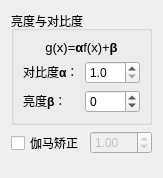
<?xml version="1.0" encoding="UTF-8"?>
<ui version="4.0">
 <class>BCGAdjustment</class>
 <widget class="QWidget" name="BCGAdjustment">
  <property name="geometry">
   <rect>
    <x>0</x>
    <y>0</y>
    <width>163</width>
    <height>178</height>
   </rect>
  </property>
  <property name="windowTitle">
   <string>Form</string>
  </property>
  <layout class="QVBoxLayout" name="verticalLayout_2">
   <item>
    <widget class="QGroupBox" name="groupBox">
     <property name="title">
      <string>亮度与对比度</string>
     </property>
     <layout class="QHBoxLayout" name="horizontalLayout">
      <item>
       <layout class="QVBoxLayout" name="verticalLayout">
        <item>
         <widget class="QLabel" name="label">
          <property name="text">
           <string>&lt;html&gt;&lt;head/&gt;&lt;body&gt;&lt;p align=&quot;center&quot;&gt;&lt;span style=&quot; font-size:10pt;&quot;&gt;g(x)=&lt;/span&gt;&lt;span style=&quot; font-size:10pt; font-weight:700;&quot;&gt;α&lt;/span&gt;&lt;span style=&quot; font-size:10pt;&quot;&gt;f(x)+&lt;/span&gt;&lt;span style=&quot; font-size:10pt; font-weight:700;&quot;&gt;β&lt;/span&gt;&lt;/p&gt;&lt;/body&gt;&lt;/html&gt;</string>
          </property>
         </widget>
        </item>
        <item>
         <layout class="QFormLayout" name="formLayout">
          <item row="0" column="0">
           <widget class="QLabel" name="label_2">
            <property name="text">
             <string>&lt;html&gt;&lt;head/&gt;&lt;body&gt;&lt;p&gt;对比度&lt;span style=&quot; font-weight:700;&quot;&gt;α&lt;/span&gt;：&lt;/p&gt;&lt;/body&gt;&lt;/html&gt;</string>
            </property>
           </widget>
          </item>
          <item row="1" column="0">
           <widget class="QLabel" name="label_3">
            <property name="text">
             <string>&lt;html&gt;&lt;head/&gt;&lt;body&gt;&lt;p&gt;亮度&lt;span style=&quot; font-weight:700;&quot;&gt;β&lt;/span&gt;：&lt;/p&gt;&lt;/body&gt;&lt;/html&gt;</string>
            </property>
           </widget>
          </item>
          <item row="0" column="1">
           <widget class="QDoubleSpinBox" name="alpha_doubleSpinBox">
            <property name="decimals">
             <number>1</number>
            </property>
            <property name="minimum">
             <double>1.000000000000000</double>
            </property>
            <property name="maximum">
             <double>3.000000000000000</double>
            </property>
            <property name="singleStep">
             <double>0.100000000000000</double>
            </property>
           </widget>
          </item>
          <item row="1" column="1">
           <widget class="QSpinBox" name="beta_spinBox">
            <property name="minimum">
             <number>-100</number>
            </property>
            <property name="maximum">
             <number>100</number>
            </property>
            <property name="singleStep">
             <number>5</number>
            </property>
           </widget>
          </item>
         </layout>
        </item>
       </layout>
      </item>
     </layout>
    </widget>
   </item>
   <item>
    <layout class="QFormLayout" name="formLayout_2">
     <item row="0" column="0">
      <widget class="QCheckBox" name="gamma_checkBox">
       <property name="text">
        <string>伽马矫正</string>
       </property>
      </widget>
     </item>
     <item row="0" column="1">
      <widget class="QDoubleSpinBox" name="gamma_doubleSpinBox">
       <property name="enabled">
        <bool>false</bool>
       </property>
       <property name="maximum">
        <double>25.000000000000000</double>
       </property>
       <property name="singleStep">
        <double>0.100000000000000</double>
       </property>
       <property name="value">
        <double>1.000000000000000</double>
       </property>
      </widget>
     </item>
    </layout>
   </item>
  </layout>
 </widget>
 <resources/>
 <connections/>
</ui>
